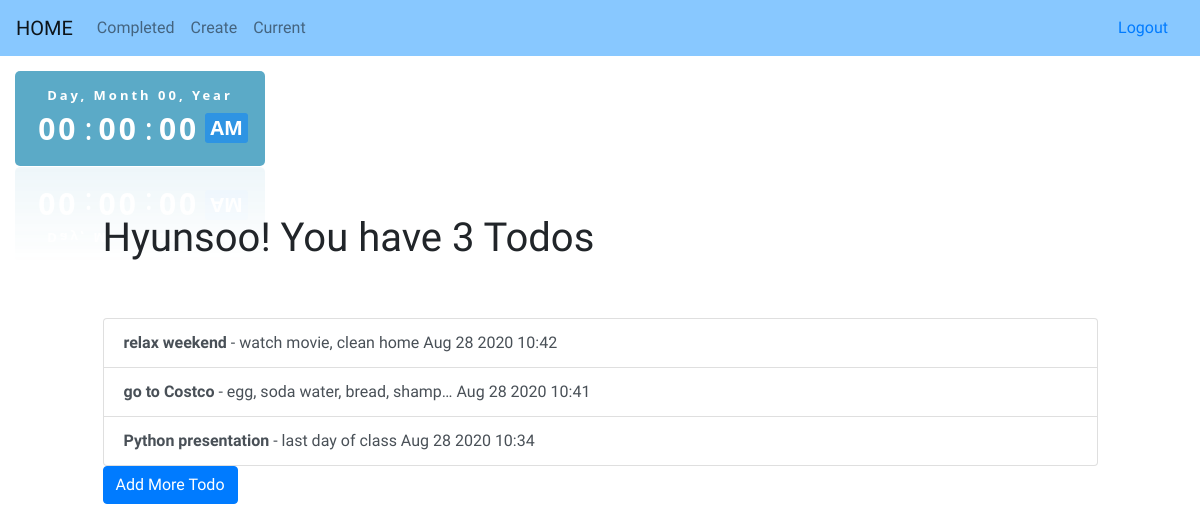
The app's page /current (signed in) with its own data.
### todo_app/models.py (models this page shows)
class User(models.Model):
    first_name = models.CharField(max_length=255)
    last_name = models.CharField(max_length=255)
    email = models.CharField(max_length=255)
    password = models.CharField(max_length=255)
    created_at = models.DateTimeField(auto_now_add=True)
    updated_at = models.DateTimeField(auto_now=True)
    objects = UserManager()

class Todo(models.Model):
    title = models.CharField(max_length=100)
    memo = models.TextField(blank=True)
    datecompleted = models.DateTimeField(null=True, blank=True)
    important = models.BooleanField(default=False)
    is_completed = models.BooleanField(default=False)
    user = models.ForeignKey('User', on_delete=models.CASCADE)
    created_at = models.DateTimeField(auto_now_add=True)
    updated_at = models.DateTimeField(auto_now=True)

### todo_app/views.py (the view)
# urls.py: path('current', views.current),
def current(request):
    if 'user_id' not in request.session:
        return redirect('/')
    else:
        user = User.objects.get(id=request.session['user_id'])
        context = {
            'user': user,
            'uncompleted_todos': Todo.objects.filter(is_completed=False, user=user).order_by('-created_at')
        }
        return render(request, 'current.html', context)

### todo_app/templates/current.html (shortened to what this page needs)
{% load static %}
<!doctype html>
<html lang="en">
<head>
    <link rel="stylesheet" href="https://stackpath.bootstrapcdn.com/bootstrap/4.5.2/css/bootstrap.min.css"
>
    <link rel="stylesheet" href="{% static 'css/style_current.css' %}">
</head>
<body onload="initClock()">
    <nav class="navbar navbar-expand-lg navbar-light" style="background-color: #88c8ff;">
        <a class="navbar-brand" href="/">HOME</a>
        <div class="collapse navbar-collapse" id="navbarNavAltMarkup">
            <div class="navbar-nav">
                <a class="nav-link" href="/completed">Completed</a>
                <a class="nav-link" href="/newtodo">Create</a>
                <a class="nav-link" href="/current">Current</a>
            </div>
        </div>
        <a class="nav-link" href="/logout">Logout</a>
    </nav>
    <div class="datetime">
        <div class="date">
            <span id="dayname">Day</span>,
            <span id="month">Month</span>
            <span id="daynum">00</span>,
            <span id="year">Year</span>
        </div>
        <div class="time">
            <span id="hour">00</span>:
            <span id="minutes">00</span>:
            <span id="seconds">00</span>
            <span id="period">AM</span>
        </div>
    </div>
    <div class="row justify-content-center mt-5">
        <div class="col-md-10">
            {% if uncompleted_todos %}
            <h1>{{ user.first_name }}! You have {{ uncompleted_todos.count }}
                Todo{{ uncompleted_todos.count|pluralize }}</h1>
            {% else %}
            <h1>Current Todo</h1>
            {% endif %}
        </div>
    </div>
    <div class="row justify-content-center mt-5">
        <div class="col-md-10">
            {% if uncompleted_todos %}
            <div class="list-group">
                {% for todo in uncompleted_todos %}
                <a href="/todo/{{todo.id}}/detail"
                    class="list-group-item list-group-item-action {% if todo.important %} list-group-item-danger {% endif %}"><b>{{ todo.title }}</b>{% if todo.memo %}
                    - {{ todo.memo|truncatechars:30 }} {{ todo.created_at|date:'M j Y H:i' }}
                    {% endif %}</a>
                {% endfor %}
            </div>
            <a role="button" class="btn btn-primary" href="/newtodo">Add More Todo</a>
            {% else %}
            <div class="text-center">
                <h2>Hey {{ user.first_name }} Looks like you don't have any todos! Let's Add Todos!</h2>
                <br>
                <a role="button" class="btn btn-primary" href="/newtodo">New Todo</a>
            </div>
            {% endif %}
        </div>
    </div>
</body>
</html>

### todo_app/static/css/style_current.css (style rules this page uses)
body { background-image: url('/static/images/current.jpg'); background-size: 100%; font-family: 'Amatic SC', cursive; font-family: 'Teko', sans-serif; }
.datetime { color: #fff; background: #1687afb3; font-family: "Segoe UI", sans-serif; width: 250px; padding: 15px 10px; border-radius: 5px; -webkit-box-reflect: below 1px linear-gradient(transparent, rgba(255, 255, 255, 0.1)); transition: 0.5s; transition-property: background, box-shadow; margin-left: 15px; margin-top: 15px; }
.date { font-size: 13px; font-weight: 600; text-align: center; letter-spacing: 3px; }
.time { font-size: 30px; display: flex; justify-content: center; align-items: center; }
.time span:not(:last-child) { position: relative; margin: 0 6px; font-weight: 600; text-align: center; letter-spacing: 3px; }
.time span:last-child { background: #2E94E3; font-size: 20px; font-weight: 600; text-transform: uppercase; padding: 0 5px; border-radius: 3px; }

### records on screen
User: first_name "Hyunsoo"
Todo: title "relax weekend", memo "watch movie, clean home", created_at "Aug 28 2020 10:42"
Todo: title "go to Costco", memo "egg, soda water, bread, shamp…", created_at "Aug 28 2020 10:41"
Todo: title "Python presentation", memo "last day of class", created_at "Aug 28 2020 10:34"

### other values on screen
{{ uncompleted_todos.count }} "3"
